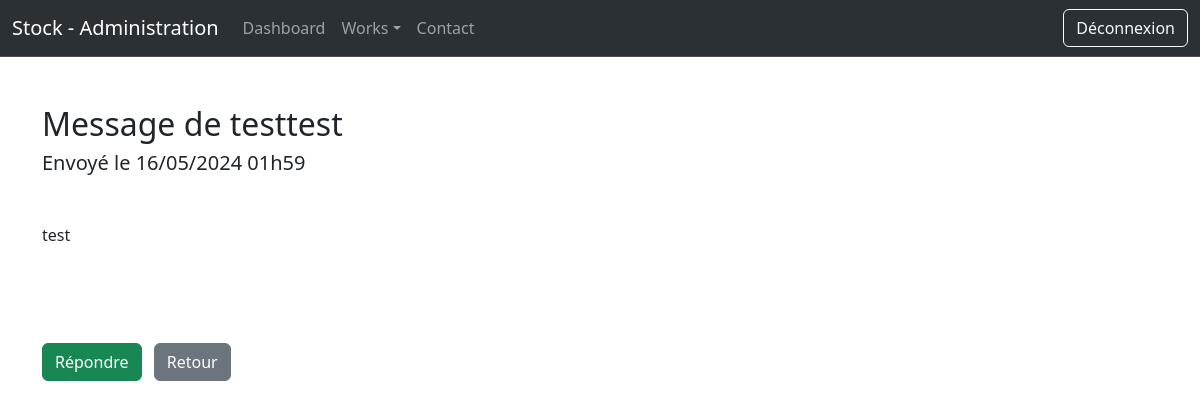
/admin/showContact.php?id=8 (signed in), run on the app's committed database.
### tables this page shows
CREATE TABLE IF NOT EXISTS `contact` (
  `id` int NOT NULL AUTO_INCREMENT,
  `nom` varchar(255) NOT NULL,
  `prenom` varchar(255) NOT NULL,
  `email` varchar(255) NOT NULL,
  `message` text NOT NULL,
  `date` datetime NOT NULL,
  PRIMARY KEY (`id`)
);

### admin/showContact.php (the view, shortened to what this page needs)
<?php
    if(isset($_GET['id']))
    {
        $id = htmlspecialchars($_GET['id']);
    }else{
        header("LOCATION:contact.php");
    }
    require "../connexion.php";
    $req = $bdd->prepare("SELECT id,nom,prenom,email,message, DATE_FORMAT(date,'%d/%m/%Y %hh%i' ) AS mydate FROM contact WHERE id=?");
    $req->execute([$id]);
    $don = $req->fetch();
?>
<!DOCTYPE html>
<html lang="en">
<head>
    <link href="https://cdn.jsdelivr.net/npm/bootstrap@5.3.2/dist/css/bootstrap.min.css" rel="stylesheet">
</head>
<body>
    <?php
        include("partials/header.php");
    ?>
    <div class="container my-5">
        <h2>Message de <?= $don['nom'],$don['prenom']  ?></h2>
        <h5>Envoyé le <?= $don['mydate'] ?></h5>
        <div class="my-5"><?= nl2br($don['message']) ?></div>
        <a href="mailto:<?= $don['email'] ?>" class="btn btn-success my-5">Répondre</a>
        <a href='contact.php' class="btn btn-secondary ms-2">Retour</a>
    </div>
</body>
</html>

### data on the page
contact: nom "test", prenom "test", message "test"

### other printed values
$don['mydate'] "16/05/2024 01h59"
